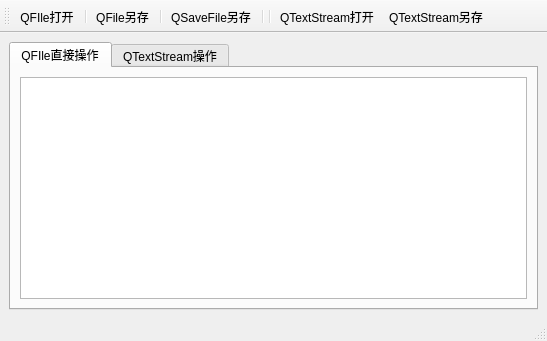
<?xml version="1.0" encoding="UTF-8"?>
<ui version="4.0">
 <class>MainWindow</class>
 <widget class="QMainWindow" name="MainWindow">
  <property name="geometry">
   <rect>
    <x>0</x>
    <y>0</y>
    <width>547</width>
    <height>341</height>
   </rect>
  </property>
  <property name="windowTitle">
   <string>MainWindow</string>
  </property>
  <property name="windowIcon">
   <iconset resource="res.qrc">
    <normaloff>:/images/icon1.png</normaloff>:/images/icon1.png</iconset>
  </property>
  <property name="toolButtonStyle">
   <enum>Qt::ToolButtonTextUnderIcon</enum>
  </property>
  <widget class="QWidget" name="centralwidget">
   <layout class="QGridLayout" name="gridLayout_3">
    <item row="0" column="0">
     <widget class="QTabWidget" name="tabWidget">
      <property name="currentIndex">
       <number>0</number>
      </property>
      <widget class="QWidget" name="tab">
       <attribute name="icon">
        <iconset resource="res.qrc">
         <normaloff>:/images/icon1.png</normaloff>:/images/icon1.png</iconset>
       </attribute>
       <attribute name="title">
        <string>QFIle直接操作</string>
       </attribute>
       <layout class="QGridLayout" name="gridLayout">
        <item row="0" column="0">
         <widget class="QPlainTextEdit" name="textEditDevice"/>
        </item>
       </layout>
      </widget>
      <widget class="QWidget" name="tab_2">
       <attribute name="icon">
        <iconset resource="res.qrc">
         <normaloff>:/images/icon2.png</normaloff>:/images/icon2.png</iconset>
       </attribute>
       <attribute name="title">
        <string>QTextStream操作</string>
       </attribute>
       <layout class="QGridLayout" name="gridLayout_2">
        <item row="0" column="0">
         <widget class="QPlainTextEdit" name="textEditStream"/>
        </item>
       </layout>
      </widget>
     </widget>
    </item>
   </layout>
  </widget>
  <widget class="QMenuBar" name="menubar">
   <property name="geometry">
    <rect>
     <x>0</x>
     <y>0</y>
     <width>547</width>
     <height>17</height>
    </rect>
   </property>
  </widget>
  <widget class="QStatusBar" name="statusbar"/>
  <widget class="QToolBar" name="toolBar">
   <property name="windowTitle">
    <string>toolBar</string>
   </property>
   <attribute name="toolBarArea">
    <enum>TopToolBarArea</enum>
   </attribute>
   <attribute name="toolBarBreak">
    <bool>false</bool>
   </attribute>
   <addaction name="actionQpen_IODevice"/>
   <addaction name="separator"/>
   <addaction name="actSave_IODevice"/>
   <addaction name="separator"/>
   <addaction name="actSave_TextSafe"/>
   <addaction name="separator"/>
   <addaction name="separator"/>
   <addaction name="actOpen_TextStream"/>
   <addaction name="actSave_TextStream"/>
  </widget>
  <action name="actionQpen_IODevice">
   <property name="icon">
    <iconset resource="res.qrc">
     <normaloff>:/open1</normaloff>:/open1</iconset>
   </property>
   <property name="text">
    <string>QFIle打开</string>
   </property>
   <property name="menuRole">
    <enum>QAction::NoRole</enum>
   </property>
  </action>
  <action name="actSave_IODevice">
   <property name="icon">
    <iconset resource="res.qrc">
     <normaloff>:/save1</normaloff>:/save1</iconset>
   </property>
   <property name="text">
    <string>QFile另存</string>
   </property>
   <property name="menuRole">
    <enum>QAction::NoRole</enum>
   </property>
  </action>
  <action name="actSave_TextSafe">
   <property name="icon">
    <iconset resource="res.qrc">
     <normaloff>:/save2</normaloff>:/save2</iconset>
   </property>
   <property name="text">
    <string>QSaveFile另存</string>
   </property>
   <property name="menuRole">
    <enum>QAction::NoRole</enum>
   </property>
  </action>
  <action name="actOpen_TextStream">
   <property name="icon">
    <iconset resource="res.qrc">
     <normaloff>:/open2</normaloff>:/open2</iconset>
   </property>
   <property name="text">
    <string>QTextStream打开</string>
   </property>
   <property name="menuRole">
    <enum>QAction::NoRole</enum>
   </property>
  </action>
  <action name="actSave_TextStream">
   <property name="icon">
    <iconset resource="res.qrc">
     <normaloff>:/save3</normaloff>:/save3</iconset>
   </property>
   <property name="text">
    <string>QTextStream另存</string>
   </property>
   <property name="menuRole">
    <enum>QAction::NoRole</enum>
   </property>
  </action>
 </widget>
 <resources>
  <include location="res.qrc"/>
 </resources>
 <connections/>
</ui>
